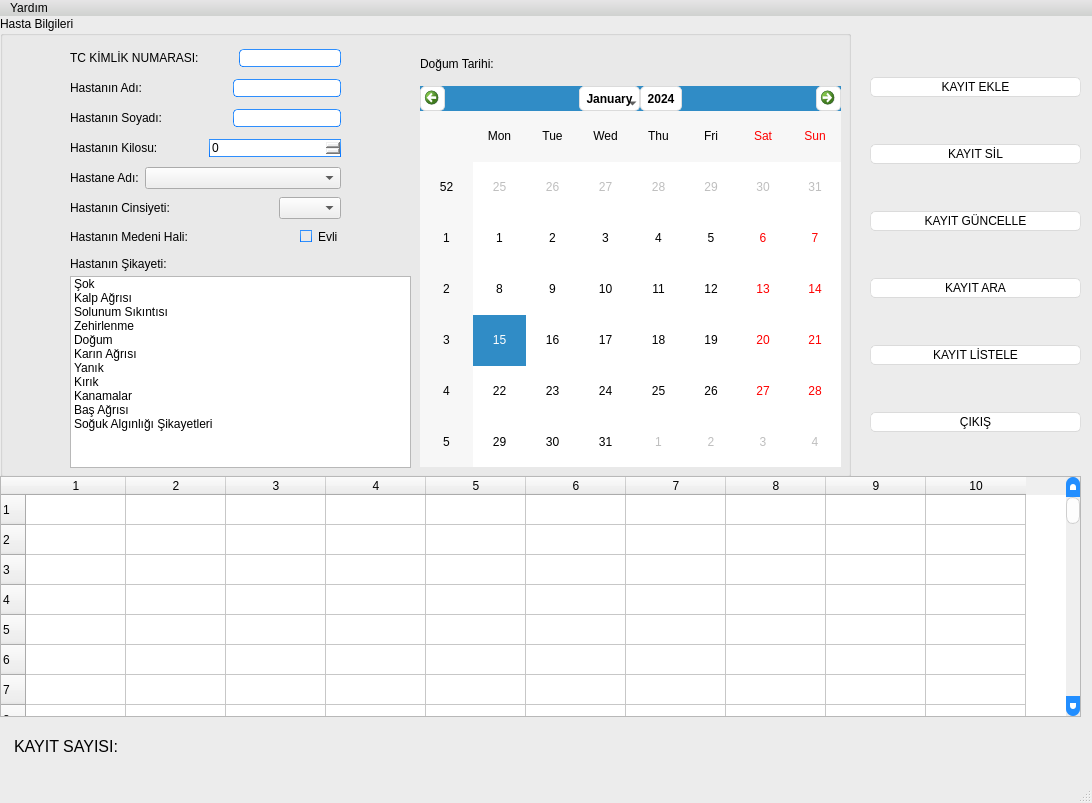
 <widget class="QMainWindow" name="MainWindow">
  <property name="geometry">
   <rect>
    <x>0</x>
    <y>0</y>
    <width>1092</width>
    <height>803</height>
   </rect>
  </property>
  <property name="windowTitle">
   <string>MainWindow</string>
  </property>
  <property name="styleSheet">
   <string notr="true">/*
Aqua Style Sheet for QT Applications
Author: Jaime A. Quiroga P.
Company: GTRONICK
Last updated: 22/01/2019, 07:55.
Available at: https://github.com/GTRONICK/QSS/blob/master/Aqua.qss
*/
QMainWindow {
	background-color:#ececec;
}
QTextEdit {
	border-width: 1px;
	border-style: solid;
	border-color: qlineargradient(spread:pad, x1:0.5, y1:1, x2:0.5, y2:0, stop:0 rgba(0, 113, 255, 255), stop:1 rgba(91, 171, 252, 255));
}
QPlainTextEdit {
	border-width: 1px;
	border-style: solid;
	border-color: qlineargradient(spread:pad, x1:0.5, y1:1, x2:0.5, y2:0, stop:0 rgba(0, 113, 255, 255), stop:1 rgba(91, 171, 252, 255));
}
QToolButton {
	border-style: solid;
	border-top-color: qlineargradient(spread:pad, x1:0.5, y1:1, x2:0.5, y2:0, stop:0 rgb(215, 215, 215), stop:1 rgb(222, 222, 222));
	border-right-color: qlineargradient(spread:pad, x1:0, y1:0.5, x2:1, y2:0.5, stop:0 rgb(217, 217, 217), stop:1 rgb(227, 227, 227));
	border-left-color: qlineargradient(spread:pad, x1:0, y1:0.5, x2:1, y2:0.5, stop:0 rgb(227, 227, 227), stop:1 rgb(217, 217, 217));
	border-bottom-color: qlineargradient(spread:pad, x1:0.5, y1:1, x2:0.5, y2:0, stop:0 rgb(215, 215, 215), stop:1 rgb(222, 222, 222));
	border-width: 1px;
	border-radius: 5px;
	color: rgb(0,0,0);
	padding: 2px;
	background-color: rgb(255,255,255);
}
QToolButton:hover{
	border-style: solid;
	border-top-color: qlineargradient(spread:pad, x1:0.5, y1:1, x2:0.5, y2:0, stop:0 rgb(195, 195, 195), stop:1 rgb(222, 222, 222));
	border-right-color: qlineargradient(spread:pad, x1:0, y1:0.5, x2:1, y2:0.5, stop:0 rgb(197, 197, 197), stop:1 rgb(227, 227, 227));
	border-left-color: qlineargradient(spread:pad, x1:0, y1:0.5, x2:1, y2:0.5, stop:0 rgb(227, 227, 227), stop:1 rgb(197, 197, 197));
	border-bottom-color: qlineargradient(spread:pad, x1:0.5, y1:1, x2:0.5, y2:0, stop:0 rgb(195, 195, 195), stop:1 rgb(222, 222, 222));
	border-width: 1px;
	border-radius: 5px;
	color: rgb(0,0,0);
	padding: 2px;
	background-color: rgb(255,255,255);
}
QToolButton:pressed{
	border-style: solid;
	border-top-color: qlineargradient(spread:pad, x1:0.5, y1:1, x2:0.5, y2:0, stop:0 rgb(215, 215, 215), stop:1 rgb(222, 222, 222));
	border-right-color: qlineargradient(spread:pad, x1:0, y1:0.5, x2:1, y2:0.5, stop:0 rgb(217, 217, 217), stop:1 rgb(227, 227, 227));
	border-left-color: qlineargradient(spread:pad, x1:0, y1:0.5, x2:1, y2:0.5, stop:0 rgb(227, 227, 227), stop:1 rgb(217, 217, 217));
	border-bottom-color: qlineargradient(spread:pad, x1:0.5, y1:1, x2:0.5, y2:0, stop:0 rgb(215, 215, 215), stop:1 rgb(222, 222, 222));
	border-width: 1px;
	border-radius: 5px;
	color: rgb(0,0,0);
	padding: 2px;
	background-color: rgb(142,142,142);
}
QPushButton{
	border-style: solid;
	border-top-color: qlineargradient(spread:pad, x1:0.5, y1:1, x2:0.5, y2:0, stop:0 rgb(215, 215, 215), stop:1 rgb(222, 222, 222));
	border-right-color: qlineargradient(spread:pad, x1:0, y1:0.5, x2:1, y2:0.5, stop:0 rgb(217, 217, 217), stop:1 rgb(227, 227, 227));
	border-left-color: qlineargradient(spread:pad, x1:0, y1:0.5, x2:1, y2:0.5, stop:0 rgb(227, 227, 227), stop:1 rgb(217, 217, 217));
	border-bottom-color: qlineargradient(spread:pad, x1:0.5, y1:1, x2:0.5, y2:0, stop:0 rgb(215, 215, 215), stop:1 rgb(222, 222, 222));
	border-width: 1px;
	border-radius: 5px;
	color: rgb(0,0,0);
	padding: 2px;
	background-color: rgb(255,255,255);
}
QPushButton::default{
	border-style: solid;
	border-top-color: qlineargradient(spread:pad, x1:0.5, y1:1, x2:0.5, y2:0, stop:0 rgb(215, 215, 215), stop:1 rgb(222, 222, 222));
	border-right-color: qlineargradient(spread:pad, x1:0, y1:0.5, x2:1, y2:0.5, stop:0 rgb(217, 217, 217), stop:1 rgb(227, 227, 227));
	border-left-color: qlineargradient(spread:pad, x1:0, y1:0.5, x2:1, y2:0.5, stop:0 rgb(227, 227, 227), stop:1 rgb(217, 217, 217));
	border-bottom-color: qlineargradient(spread:pad, x1:0.5, y1:1, x2:0.5, y2:0, stop:0 rgb(215, 215, 215), stop:1 rgb(222, 222, 222));
	border-width: 1px;
	border-radius: 5px;
	color: rgb(0,0,0);
	padding: 2px;
	background-color: rgb(255,255,255);
}
QPushButton:hover{
	border-style: solid;
	border-top-color: qlineargradient(spread:pad, x1:0.5, y1:1, x2:0.5, y2:0, stop:0 rgb(195, 195, 195), stop:1 rgb(222, 222, 222));
	border-right-color: qlineargradient(spread:pad, x1:0, y1:0.5, x2:1, y2:0.5, stop:0 rgb(197, 197, 197), stop:1 rgb(227, 227, 227));
	border-left-color: qlineargradient(spread:pad, x1:0, y1:0.5, x2:1, y2:0.5, stop:0 rgb(227, 227, 227), stop:1 rgb(197, 197, 197));
	border-bottom-color: qlineargradient(spread:pad, x1:0.5, y1:1, x2:0.5, y2:0, stop:0 rgb(195, 195, 195), stop:1 rgb(222, 222, 222));
	border-width: 1px;
	border-radius: 5px;
	color: rgb(0,0,0);
	padding: 2px;
	background-color: rgb(255,255,255);
}
QPushButton:pressed{
	border-style: solid;
	border-top-color: qlineargradient(spread:pad, x1:0.5, y1:1, x2:0.5, y2:0, stop:0 rgb(215, 215, 215), stop:1 rgb(222, 222, 222));
	border-right-color: qlineargradient(spread:pad, x1:0, y1:0.5, x2:1, y2:0.5, stop:0 rgb(217, 217, 217), stop:1 rgb(227, 227, 227));
	border-left-color: qlineargradient(spread:pad, x1:0, y1:0.5, x2:1, y2:0.5, stop:0 rgb(227, 227, 227), stop:1 rgb(217, 217, 217));
	border-bottom-color: qlineargradient(spread:pad, x1:0.5, y1:1, x2:0.5, y2:0, stop:0 rgb(215, 215, 215), stop:1 rgb(222, 222, 222));
	border-width: 1px;
	border-radius: 5px;
	color: rgb(0,0,0);
	padding: 2px;
	background-color: rgb(142,142,142);
}
QPushButton:disabled{
	border-style: solid;
	border-top-color: qlineargradient(spread:pad, x1:0.5, y1:1, x2:0.5, y2:0, stop:0 rgb(215, 215, 215), stop:1 rgb(222, 222, 222));
	border-right-color: qlineargradient(spread:pad, x1:0, y1:0.5, x2:1, y2:0.5, stop:0 rgb(217, 217, 217), stop:1 rgb(227, 227, 227));
	border-left-color: qlineargradient(spread:pad, x1:0, y1:0.5, x2:1, y2:0.5, stop:0 rgb(227, 227, 227), stop:1 rgb(217, 217, 217));
	border-bottom-color: qlineargradient(spread:pad, x1:0.5, y1:1, x2:0.5, y2:0, stop:0 rgb(215, 215, 215), stop:1 rgb(222, 222, 222));
	border-width: 1px;
	border-radius: 5px;
	color: #808086;
	padding: 2px;
	background-color: rgb(142,142,142);
}
QLineEdit {
	border-width: 1px; border-radius: 4px;
	border-style: solid;
	border-color: qlineargradient(spread:pad, x1:0.5, y1:1, x2:0.5, y2:0, stop:0 rgba(0, 113, 255, 255), stop:1 rgba(91, 171, 252, 255));
}
QLabel {
	color: #000000;
}
QLCDNumber {
	color: rgb(0, 113, 255, 255);
}
QProgressBar {
	text-align: center;
	color: rgb(240, 240, 240);
	border-width: 1px; 
	border-radius: 10px;
	border-color: rgb(230, 230, 230);
	border-style: solid;
	background-color:rgb(207,207,207);
}
QProgressBar::chunk {
	background-color: qlineargradient(spread:pad, x1:0.5, y1:1, x2:0.5, y2:0, stop:0 rgba(49, 147, 250, 255), stop:1 rgba(34, 142, 255, 255));
	border-radius: 10px;
}
QMenuBar {
	background-color: qlineargradient(spread:pad, x1:0.5, y1:1, x2:0.5, y2:0, stop:0 rgba(207, 209, 207, 255), stop:1 rgba(230, 229, 230, 255));
}
QMenuBar::item {
	color: #000000;
  	spacing: 3px;
  	padding: 1px 4px;
	background-color: qlineargradient(spread:pad, x1:0.5, y1:1, x2:0.5, y2:0, stop:0 rgba(207, 209, 207, 255), stop:1 rgba(230, 229, 230, 255));
}

QMenuBar::item:selected {
  	background-color: qlineargradient(spread:pad, x1:0.5, y1:1, x2:0.5, y2:0, stop:0 rgba(0, 113, 255, 255), stop:1 rgba(91, 171, 252, 255));
	color: #FFFFFF;
}
QMenu::item:selected {
	border-style: solid;
	border-top-color: transparent;
	border-right-color: transparent;
	border-left-color: qlineargradient(spread:pad, x1:0.5, y1:1, x2:0.5, y2:0, stop:0 rgba(0, 113, 255, 255), stop:1 rgba(91, 171, 252, 255));
	border-bottom-color: transparent;
	border-left-width: 2px;
	color: #000000;
	padding-left:15px;
	padding-top:4px;
	padding-bottom:4px;
	padding-right:7px;
}
QMenu::item {
	border-style: solid;
	border-top-color: transparent;
	border-right-color: transparent;
	border-left-color: transparent;
	border-bottom-color: transparent;
	border-bottom-width: 1px;
	color: #000000;
	padding-left:17px;
	padding-top:4px;
	padding-bottom:4px;
	padding-right:7px;
}
QTabWidget {
	color:rgb(0,0,0);
	background-color:#000000;
}
QTabWidget::pane {
		border-color: rgb(223,223,223);
		background-color:rgb(226,226,226);
		border-style: solid;
		border-width: 2px;
    	border-radius: 6px;
}
QTabBar::tab:first {
	border-style: solid;
	border-left-width:1px;
	border-right-width:0px;
	border-top-width:1px;
	border-bottom-width:1px;
	border-top-color: rgb(209,209,209);
	border-left-color: qlineargradient(spread:pad, x1:0.5, y1:1, x2:0.5, y2:0, stop:0 rgba(209, 209, 209, 209), stop:1 rgba(229, 229, 229, 229));
	border-bottom-color: rgb(229,229,229);
	border-top-left-radius: 4px;
	border-bottom-left-radius: 4px;
	color: #000000;
	padding: 3px;
	margin-left:0px;
	background-color: qlineargradient(spread:pad, x1:0.5, y1:1, x2:0.5, y2:0, stop:0 rgba(247, 247, 247, 255), stop:1 rgba(255, 255, 255, 255));
}
QTabBar::tab:last {
	border-style: solid;
	border-width:1px;
	border-top-color: rgb(209,209,209);
	border-left-color: qlineargradient(spread:pad, x1:0.5, y1:1, x2:0.5, y2:0, stop:0 rgba(209, 209, 209, 209), stop:1 rgba(229, 229, 229, 229));
	border-right-color: qlineargradient(spread:pad, x1:0.5, y1:1, x2:0.5, y2:0, stop:0 rgba(209, 209, 209, 209), stop:1 rgba(229, 229, 229, 229));
	border-bottom-color: rgb(229,229,229);
	border-top-right-radius: 4px;
	border-bottom-right-radius: 4px;
	color: #000000;
	padding: 3px;
	margin-left:0px;
	background-color: qlineargradient(spread:pad, x1:0.5, y1:1, x2:0.5, y2:0, stop:0 rgba(247, 247, 247, 255), stop:1 rgba(255, 255, 255, 255));
}
QTabBar::tab {
	border-style: solid;
	border-top-width:1px;
	border-bottom-width:1px;
	border-left-width:1px;
	border-top-color: rgb(209,209,209);
	border-left-color: qlineargradient(spread:pad, x1:0.5, y1:1, x2:0.5, y2:0, stop:0 rgba(209, 209, 209, 209), stop:1 rgba(229, 229, 229, 229));
	border-bottom-color: rgb(229,229,229);
	color: #000000;
	padding: 3px;
	margin-left:0px;
	background-color: qlineargradient(spread:pad, x1:0.5, y1:1, x2:0.5, y2:0, stop:0 rgba(247, 247, 247, 255), stop:1 rgba(255, 255, 255, 255));
}
QTabBar::tab:selected, QTabBar::tab:last:selected, QTabBar::tab:hover {
  	border-style: solid;
  	border-left-width:1px;
	border-right-color: transparent;
	border-top-color: rgb(209,209,209);
	border-left-color: qlineargradient(spread:pad, x1:0.5, y1:1, x2:0.5, y2:0, stop:0 rgba(209, 209, 209, 209), stop:1 rgba(229, 229, 229, 229));
	border-bottom-color: rgb(229,229,229);
	color: #FFFFFF;
	padding: 3px;
	margin-left:0px;
	background-color: qlineargradient(spread:pad, x1:0.5, y1:1, x2:0.5, y2:0, stop:0 rgba(0, 113, 255, 255), stop:1 rgba(91, 171, 252, 255));
}

QTabBar::tab:selected, QTabBar::tab:first:selected, QTabBar::tab:hover {
  	border-style: solid;
  	border-left-width:1px;
  	border-bottom-width:1px;
  	border-top-width:1px;
	border-right-color: transparent;
	border-top-color: rgb(209,209,209);
	border-left-color: qlineargradient(spread:pad, x1:0.5, y1:1, x2:0.5, y2:0, stop:0 rgba(209, 209, 209, 209), stop:1 rgba(229, 229, 229, 229));
	border-bottom-color: rgb(229,229,229);
	color: #FFFFFF;
	padding: 3px;
	margin-left:0px;
	background-color: qlineargradient(spread:pad, x1:0.5, y1:1, x2:0.5, y2:0, stop:0 rgba(0, 113, 255, 255), stop:1 rgba(91, 171, 252, 255));
}

QCheckBox {
	color: #000000;
	padding: 2px;
}
QCheckBox:disabled {
	color: #808086;
	padding: 2px;
}

QCheckBox:hover {
	border-radius:4px;
	border-style:solid;
	padding-left: 1px;
	padding-right: 1px;
	padding-bottom: 1px;
	padding-top: 1px;
	border-width:1px;
	border-color: transparent;
}
QCheckBox::indicator:checked {

	height: 10px;
	width: 10px;
	border-style:solid;
	border-width: 1px;
	border-color: qlineargradient(spread:pad, x1:0.5, y1:1, x2:0.5, y2:0, stop:0 rgba(0, 113, 255, 255), stop:1 rgba(91, 171, 252, 255));
	color: #000000;
	background-color: qlineargradient(spread:pad, x1:0.5, y1:1, x2:0.5, y2:0, stop:0 rgba(0, 113, 255, 255), stop:1 rgba(91, 171, 252, 255));
}
QCheckBox::indicator:unchecked {

	height: 10px;
	width: 10px;
	border-style:solid;
	border-width: 1px;
	border-color: qlineargradient(spread:pad, x1:0.5, y1:1, x2:0.5, y2:0, stop:0 rgba(0, 113, 255, 255), stop:1 rgba(91, 171, 252, 255));
	color: #000000;
}
QRadioButton {
	color: 000000;
	padding: 1px;
}
QRadioButton::indicator:checked {
	height: 10px;
	width: 10px;
	border-style:solid;
	border-radius:5px;
	border-width: 1px;
	border-color: qlineargradient(spread:pad, x1:0.5, y1:1, x2:0.5, y2:0, stop:0 rgba(0, 113, 255, 255), stop:1 rgba(91, 171, 252, 255));
	color: #a9b7c6;
	background-color: qlineargradient(spread:pad, x1:0.5, y1:1, x2:0.5, y2:0, stop:0 rgba(0, 113, 255, 255), stop:1 rgba(91, 171, 252, 255));
}
QRadioButton::indicator:!checked {
	height: 10px;
	width: 10px;
	border-style:solid;
	border-radius:5px;
	border-width: 1px;
	border-color: qlineargradient(spread:pad, x1:0.5, y1:1, x2:0.5, y2:0, stop:0 rgba(0, 113, 255, 255), stop:1 rgba(91, 171, 252, 255));
	color: #a9b7c6;
	background-color: transparent;
}
QStatusBar {
	color:#027f7f;
}
QSpinBox {
	border-style: solid;
	border-width: 1px;
	border-color: qlineargradient(spread:pad, x1:0.5, y1:1, x2:0.5, y2:0, stop:0 rgba(0, 113, 255, 255), stop:1 rgba(91, 171, 252, 255));
}
QDoubleSpinBox {
	border-style: solid;
	border-width: 1px;
	border-color: qlineargradient(spread:pad, x1:0.5, y1:1, x2:0.5, y2:0, stop:0 rgba(0, 113, 255, 255), stop:1 rgba(91, 171, 252, 255));
}
QTimeEdit {
	border-style: solid;
	border-width: 1px;
	border-color: qlineargradient(spread:pad, x1:0.5, y1:1, x2:0.5, y2:0, stop:0 rgba(0, 113, 255, 255), stop:1 rgba(91, 171, 252, 255));
}
QDateTimeEdit {
	border-style: solid;
	border-width: 1px;
	border-color: qlineargradient(spread:pad, x1:0.5, y1:1, x2:0.5, y2:0, stop:0 rgba(0, 113, 255, 255), stop:1 rgba(91, 171, 252, 255));
}
QDateEdit {
	border-style: solid;
	border-width: 1px;
	border-color: qlineargradient(spread:pad, x1:0.5, y1:1, x2:0.5, y2:0, stop:0 rgba(0, 113, 255, 255), stop:1 rgba(91, 171, 252, 255));
}

QToolBox {
	color: #a9b7c6;
	background-color:#000000;
}
QToolBox::tab {
	color: #a9b7c6;
	background-color:#000000;
}
QToolBox::tab:selected {
	color: #FFFFFF;
	background-color:#000000;
}
QScrollArea {
	color: #FFFFFF;
	background-color:#000000;
}
QSlider::groove:horizontal {
	height: 5px;
	background-color: qlineargradient(spread:pad, x1:0.5, y1:1, x2:0.5, y2:0, stop:0 rgba(49, 147, 250, 255), stop:1 rgba(34, 142, 255, 255));
}
QSlider::groove:vertical {
	width: 5px;
	background-color: qlineargradient(spread:pad, x1:0.5, y1:1, x2:0.5, y2:0, stop:0 rgba(49, 147, 250, 255), stop:1 rgba(34, 142, 255, 255));
}
QSlider::handle:horizontal {
	background: rgb(253,253,253);
	border-style: solid;
	border-width: 1px;
	border-color: rgb(207,207,207);
	width: 12px;
	margin: -5px 0;
	border-radius: 7px;
}
QSlider::handle:vertical {
	background: rgb(253,253,253);
	border-style: solid;
	border-width: 1px;
	border-color: rgb(207,207,207);
	height: 12px;
	margin: 0 -5px;
	border-radius: 7px;
}
QSlider::add-page:horizontal {
    background: rgb(181,181,181);
}
QSlider::add-page:vertical {
    background: rgb(181,181,181);
}
QSlider::sub-page:horizontal {
    background-color: qlineargradient(spread:pad, x1:0.5, y1:1, x2:0.5, y2:0, stop:0 rgba(49, 147, 250, 255), stop:1 rgba(34, 142, 255, 255));
}
QSlider::sub-page:vertical {
    background-color: qlineargradient(spread:pad, y1:0.5, x1:1, y2:0.5, x2:0, stop:0 rgba(49, 147, 250, 255), stop:1 rgba(34, 142, 255, 255));
}
QScrollBar:horizontal {
	max-height: 20px;
	border: 1px transparent grey;
	margin: 0px 20px 0px 20px;
}
QScrollBar:vertical {
	max-width: 20px;
	border: 1px transparent grey;
	margin: 20px 0px 20px 0px;
}
QScrollBar::handle:horizontal {
	background: rgb(253,253,253);
	border-style: solid;
	border-width: 1px;
	border-color: rgb(207,207,207);
	border-radius: 7px;
	min-width: 25px;
}
QScrollBar::handle:horizontal:hover {
	background: rgb(253,253,253);
	border-style: solid;
	border-width: 1px;
	border-color: rgb(147, 200, 200);
	border-radius: 7px;
	min-width: 25px;
}
QScrollBar::handle:vertical {
	background: rgb(253,253,253);
	border-style: solid;
	border-width: 1px;
	border-color: rgb(207,207,207);
	border-radius: 7px;
	min-height: 25px;
}
QScrollBar::handle:vertical:hover {
	background: rgb(253,253,253);
	border-style: solid;
	border-width: 1px;
	border-color: rgb(147, 200, 200);
	border-radius: 7px;
	min-height: 25px;
}
QScrollBar::add-line:horizontal {
   border: 2px transparent grey;
   border-top-right-radius: 7px;
   border-bottom-right-radius: 7px;
   background: rgba(34, 142, 255, 255);
   width: 20px;
   subcontrol-position: right;
   subcontrol-origin: margin;
}
QScrollBar::add-line:horizontal:pressed {
   border: 2px transparent grey;
   border-top-right-radius: 7px;
   border-bottom-right-radius: 7px;
   background: rgb(181,181,181);
   width: 20px;
   subcontrol-position: right;
   subcontrol-origin: margin;
}
QScrollBar::add-line:vertical {
   border: 2px transparent grey;
   border-bottom-left-radius: 7px;
   border-bottom-right-radius: 7px;
   background: rgba(34, 142, 255, 255);
   height: 20px;
   subcontrol-position: bottom;
   subcontrol-origin: margin;
}
QScrollBar::add-line:vertical:pressed {
   border: 2px transparent grey;
   border-bottom-left-radius: 7px;
   border-bottom-right-radius: 7px;
   background: rgb(181,181,181);
   height: 20px;
   subcontrol-position: bottom;
   subcontrol-origin: margin;
}
QScrollBar::sub-line:horizontal {
   border: 2px transparent grey;
   border-top-left-radius: 7px;
   border-bottom-left-radius: 7px;
   background: rgba(34, 142, 255, 255);
   width: 20px;
   subcontrol-position: left;
   subcontrol-origin: margin;
}
QScrollBar::sub-line:horizontal:pressed {
   border: 2px transparent grey;
   border-top-left-radius: 7px;
   border-bottom-left-radius: 7px;
   background: rgb(181,181,181);
   width: 20px;
   subcontrol-position: left;
   subcontrol-origin: margin;
}
QScrollBar::sub-line:vertical {
   border: 2px transparent grey;
   border-top-left-radius: 7px;
   border-top-right-radius: 7px;
   background: rgba(34, 142, 255, 255);
   height: 20px;
   subcontrol-position: top;
   subcontrol-origin: margin;
}
QScrollBar::sub-line:vertical:pressed {
   border: 2px transparent grey;
   border-top-left-radius: 7px;
   border-top-right-radius: 7px;
   background: rgb(181,181,181);
   height: 20px;
   subcontrol-position: top;
   subcontrol-origin: margin;
}
QScrollBar::left-arrow:horizontal {
   border: 1px transparent grey;
   border-top-left-radius: 3px;
   border-bottom-left-radius: 3px;
   width: 6px;
   height: 6px;
   background: white;
}
QScrollBar::right-arrow:horizontal {
   border: 1px transparent grey;
   border-top-right-radius: 3px;
   border-bottom-right-radius: 3px;
   width: 6px;
   height: 6px;
   background: white;
}
QScrollBar::up-arrow:vertical {
   border: 1px transparent grey;
   border-top-left-radius: 3px;
   border-top-right-radius: 3px;
   width: 6px;
   height: 6px;
   background: white;
}
QScrollBar::down-arrow:vertical {
   border: 1px transparent grey;
   border-bottom-left-radius: 3px;
   border-bottom-right-radius: 3px;
   width: 6px;
   height: 6px;
   background: white;
}
QScrollBar::add-page:horizontal, QScrollBar::sub-page:horizontal {
   background: none;
}
QScrollBar::add-page:vertical, QScrollBar::sub-page:vertical {
   background: none;
}</string>
  </property>
  <widget class="QWidget" name="centralwidget">
   <widget class="QGroupBox" name="groupBox">
    <property name="geometry">
     <rect>
      <x>0</x>
      <y>0</y>
      <width>851</width>
      <height>461</height>
     </rect>
    </property>
    <property name="title">
     <string>Hasta Bilgileri</string>
    </property>
    <widget class="QListWidget" name="lswSikayet">
     <property name="geometry">
      <rect>
       <x>70</x>
       <y>260</y>
       <width>341</width>
       <height>192</height>
      </rect>
     </property>
     <item>
      <property name="text">
       <string>Şok</string>
      </property>
     </item>
     <item>
      <property name="text">
       <string>Kalp Ağrısı</string>
      </property>
     </item>
     <item>
      <property name="text">
       <string>Solunum Sıkıntısı</string>
      </property>
     </item>
     <item>
      <property name="text">
       <string>Zehirlenme</string>
      </property>
     </item>
     <item>
      <property name="text">
       <string>Doğum</string>
      </property>
     </item>
     <item>
      <property name="text">
       <string>Karın Ağrısı</string>
      </property>
     </item>
     <item>
      <property name="text">
       <string>Yanık</string>
      </property>
     </item>
     <item>
      <property name="text">
       <string>Kırık</string>
      </property>
     </item>
     <item>
      <property name="text">
       <string>Kanamalar</string>
      </property>
     </item>
     <item>
      <property name="text">
       <string>Baş Ağrısı</string>
      </property>
     </item>
     <item>
      <property name="text">
       <string>Soğuk Algınlığı Şikayetleri</string>
      </property>
     </item>
    </widget>
    <widget class="QWidget" name="layoutWidget">
     <property name="geometry">
      <rect>
       <x>70</x>
       <y>180</y>
       <width>271</width>
       <height>24</height>
      </rect>
     </property>
     <layout class="QHBoxLayout" name="horizontalLayout_6">
      <item>
       <widget class="QLabel" name="label_7">
        <property name="text">
         <string>Hastanın Cinsiyeti:</string>
        </property>
       </widget>
      </item>
      <item>
       <spacer name="horizontalSpacer_2">
        <property name="orientation">
         <enum>Qt::Horizontal</enum>
        </property>
        <property name="sizeHint" stdset="0">
         <size>
          <width>40</width>
          <height>20</height>
         </size>
        </property>
       </spacer>
      </item>
      <item>
       <widget class="QComboBox" name="cmbCinsiyet">
        <property name="currentIndex">
         <number>-1</number>
        </property>
        <item>
         <property name="text">
          <string>Erkek</string>
         </property>
        </item>
        <item>
         <property name="text">
          <string>Kadın</string>
         </property>
        </item>
       </widget>
      </item>
     </layout>
    </widget>
    <widget class="QWidget" name="layoutWidget">
     <property name="geometry">
      <rect>
       <x>70</x>
       <y>60</y>
       <width>271</width>
       <height>24</height>
      </rect>
     </property>
     <layout class="QHBoxLayout" name="horizontalLayout_2">
      <item>
       <widget class="QLabel" name="label_2">
        <property name="text">
         <string>Hastanın Adı:</string>
        </property>
       </widget>
      </item>
      <item>
       <spacer name="horizontalSpacer_5">
        <property name="orientation">
         <enum>Qt::Horizontal</enum>
        </property>
        <property name="sizeHint" stdset="0">
         <size>
          <width>40</width>
          <height>20</height>
         </size>
        </property>
       </spacer>
      </item>
      <item>
       <widget class="QLineEdit" name="lneAd"/>
      </item>
     </layout>
    </widget>
    <widget class="QLabel" name="label_5">
     <property name="geometry">
      <rect>
       <x>70</x>
       <y>240</y>
       <width>111</width>
       <height>16</height>
      </rect>
     </property>
     <property name="text">
      <string>Hastanın Şikayeti:</string>
     </property>
    </widget>
    <widget class="QWidget" name="layoutWidget">
     <property name="geometry">
      <rect>
       <x>70</x>
       <y>30</y>
       <width>271</width>
       <height>24</height>
      </rect>
     </property>
     <layout class="QHBoxLayout" name="horizontalLayout">
      <item>
       <widget class="QLabel" name="label">
        <property name="text">
         <string>TC KİMLİK NUMARASI:</string>
        </property>
       </widget>
      </item>
      <item>
       <spacer name="horizontalSpacer_6">
        <property name="orientation">
         <enum>Qt::Horizontal</enum>
        </property>
        <property name="sizeHint" stdset="0">
         <size>
          <width>40</width>
          <height>20</height>
         </size>
        </property>
       </spacer>
      </item>
      <item>
       <widget class="QLineEdit" name="lneTC"/>
      </item>
     </layout>
    </widget>
    <widget class="QWidget" name="layoutWidget">
     <property name="geometry">
      <rect>
       <x>70</x>
       <y>90</y>
       <width>271</width>
       <height>24</height>
      </rect>
     </property>
     <layout class="QHBoxLayout" name="horizontalLayout_3">
      <item>
       <widget class="QLabel" name="label_3">
        <property name="text">
         <string>Hastanın Soyadı:</string>
        </property>
       </widget>
      </item>
      <item>
       <spacer name="horizontalSpacer_4">
        <property name="orientation">
         <enum>Qt::Horizontal</enum>
        </property>
        <property name="sizeHint" stdset="0">
         <size>
          <width>40</width>
          <height>20</height>
         </size>
        </property>
       </spacer>
      </item>
      <item>
       <widget class="QLineEdit" name="lneSoyad"/>
      </item>
     </layout>
    </widget>
    <widget class="QWidget" name="layoutWidget">
     <property name="geometry">
      <rect>
       <x>70</x>
       <y>120</y>
       <width>271</width>
       <height>24</height>
      </rect>
     </property>
     <layout class="QHBoxLayout" name="horizontalLayout_4">
      <item>
       <widget class="QLabel" name="label_6">
        <property name="text">
         <string>Hastanın Kilosu:</string>
        </property>
       </widget>
      </item>
      <item>
       <widget class="QSpinBox" name="spnKilo"/>
      </item>
     </layout>
    </widget>
    <widget class="QLabel" name="label_9">
     <property name="geometry">
      <rect>
       <x>420</x>
       <y>40</y>
       <width>91</width>
       <height>16</height>
      </rect>
     </property>
     <property name="text">
      <string>Doğum Tarihi:</string>
     </property>
    </widget>
    <widget class="QCalendarWidget" name="clwDgTarihi">
     <property name="geometry">
      <rect>
       <x>420</x>
       <y>70</y>
       <width>421</width>
       <height>381</height>
      </rect>
     </property>
    </widget>
    <widget class="QWidget" name="layoutWidget">
     <property name="geometry">
      <rect>
       <x>70</x>
       <y>210</y>
       <width>271</width>
       <height>22</height>
      </rect>
     </property>
     <layout class="QHBoxLayout" name="horizontalLayout_7">
      <item>
       <widget class="QLabel" name="label_8">
        <property name="text">
         <string>Hastanın Medeni Hali:</string>
        </property>
       </widget>
      </item>
      <item>
       <spacer name="horizontalSpacer">
        <property name="orientation">
         <enum>Qt::Horizontal</enum>
        </property>
        <property name="sizeHint" stdset="0">
         <size>
          <width>40</width>
          <height>20</height>
         </size>
        </property>
       </spacer>
      </item>
      <item>
       <widget class="QCheckBox" name="cbxMedeniHal">
        <property name="text">
         <string>Evli</string>
        </property>
       </widget>
      </item>
     </layout>
    </widget>
    <widget class="QWidget" name="layoutWidget">
     <property name="geometry">
      <rect>
       <x>70</x>
       <y>150</y>
       <width>271</width>
       <height>24</height>
      </rect>
     </property>
     <layout class="QHBoxLayout" name="horizontalLayout_5">
      <item>
       <widget class="QLabel" name="label_4">
        <property name="text">
         <string>Hastane Adı:</string>
        </property>
       </widget>
      </item>
      <item>
       <widget class="QComboBox" name="cmbHastaneAdi">
        <property name="currentIndex">
         <number>-1</number>
        </property>
        <item>
         <property name="text">
          <string>Aşkale Devlet Hastanesi</string>
         </property>
        </item>
        <item>
         <property name="text">
          <string>Erzurum Bölge Eğitim Araştırma Hastanesi</string>
         </property>
        </item>
        <item>
         <property name="text">
          <string>Mareşal Çakmak Devlet Hastanesi</string>
         </property>
        </item>
        <item>
         <property name="text">
          <string>Ataturk Üniversitesi Sağlık Hastanesi</string>
         </property>
        </item>
        <item>
         <property name="text">
          <string>Aziziye Kadın Doğum ve Çocuk Hastalıkları Hastanesi</string>
         </property>
        </item>
        <item>
         <property name="text">
          <string>Erzurum Palandöken Devlet Hastanesi</string>
         </property>
        </item>
        <item>
         <property name="text">
          <string>Özel Buhara Hastanesi</string>
         </property>
        </item>
        <item>
         <property name="text">
          <string>Horasan Devlet Hastanesi</string>
         </property>
        </item>
       </widget>
      </item>
     </layout>
    </widget>
   </widget>
   <widget class="QTableWidget" name="tblwListe">
    <property name="geometry">
     <rect>
      <x>0</x>
      <y>460</y>
      <width>1081</width>
      <height>241</height>
     </rect>
    </property>
    <property name="rowCount">
     <number>100</number>
    </property>
    <property name="columnCount">
     <number>10</number>
    </property>
    <row/>
    <row/>
    <row/>
    <row/>
    <row/>
    <row/>
    <row/>
    <row/>
    <row/>
    <row/>
    <row/>
    <row/>
    <row/>
    <row/>
    <row/>
    <row/>
    <row/>
    <row/>
    <row/>
    <row/>
    <row/>
    <row/>
    <row/>
    <row/>
    <row/>
    <row/>
    <row/>
    <row/>
    <row/>
    <row/>
    <row/>
    <row/>
    <row/>
    <row/>
    <row/>
    <row/>
    <row/>
    <row/>
    <row/>
    <row/>
    <row/>
    <row/>
    <row/>
    <row/>
    <row/>
    <row/>
    <row/>
    <row/>
    <row/>
    <row/>
    <row/>
    <row/>
    <row/>
    <row/>
    <row/>
    <row/>
    <row/>
    <row/>
    <row/>
    <row/>
    <row/>
    <row/>
    <row/>
    <row/>
    <row/>
    <row/>
    <row/>
    <row/>
    <row/>
    <row/>
    <row/>
    <row/>
    <row/>
    <row/>
    <row/>
    <row/>
    <row/>
    <row/>
    <row/>
    <row/>
    <row/>
    <row/>
    <row/>
    <row/>
    <row/>
    <row/>
    <row/>
    <row/>
    <row/>
    <row/>
    <row/>
    <row/>
    <row/>
    <row/>
    <row/>
    <row/>
    <row/>
    <row/>
    <row/>
    <row/>
    <column/>
    <column/>
    <column/>
    <column/>
    <column/>
    <column/>
    <column/>
    <column/>
    <column/>
    <column/>
   </widget>
   <widget class="QLabel" name="label_10">
    <property name="geometry">
     <rect>
      <x>14</x>
      <y>710</y>
      <width>141</width>
      <height>41</height>
     </rect>
    </property>
    <property name="font">
     <font>
      <pointsize>12</pointsize>
     </font>
    </property>
    <property name="text">
     <string>KAYIT SAYISI:</string>
    </property>
   </widget>
   <widget class="QLabel" name="lblToplam">
    <property name="geometry">
     <rect>
      <x>180</x>
      <y>710</y>
      <width>141</width>
      <height>41</height>
     </rect>
    </property>
    <property name="font">
     <font>
      <pointsize>12</pointsize>
     </font>
    </property>
    <property name="text">
     <string/>
    </property>
   </widget>
   <widget class="QWidget" name="layoutWidget">
    <property name="geometry">
     <rect>
      <x>870</x>
      <y>20</y>
      <width>211</width>
      <height>441</height>
     </rect>
    </property>
    <layout class="QVBoxLayout" name="verticalLayout">
     <item>
      <widget class="QPushButton" name="btnEkle">
       <property name="text">
        <string>KAYIT EKLE</string>
       </property>
      </widget>
     </item>
     <item>
      <widget class="QPushButton" name="btnSil">
       <property name="text">
        <string>KAYIT SİL</string>
       </property>
      </widget>
     </item>
     <item>
      <widget class="QPushButton" name="btnGuncelle">
       <property name="text">
        <string>KAYIT GÜNCELLE</string>
       </property>
      </widget>
     </item>
     <item>
      <widget class="QPushButton" name="btnAra">
       <property name="text">
        <string>KAYIT ARA</string>
       </property>
      </widget>
     </item>
     <item>
      <widget class="QPushButton" name="btnListele">
       <property name="text">
        <string>KAYIT LİSTELE</string>
       </property>
      </widget>
     </item>
     <item>
      <widget class="QPushButton" name="btnCikis">
       <property name="text">
        <string>ÇIKIŞ</string>
       </property>
      </widget>
     </item>
    </layout>
   </widget>
  </widget>
  <widget class="QMenuBar" name="menubar">
   <property name="geometry">
    <rect>
     <x>0</x>
     <y>0</y>
     <width>1092</width>
     <height>23</height>
    </rect>
   </property>
   <widget class="QMenu" name="menuYard_m">
    <property name="title">
     <string>Yardım</string>
    </property>
    <addaction name="menuHakkinda"/>
   </widget>
   <addaction name="menuYard_m"/>
  </widget>
  <widget class="QStatusBar" name="statusbar"/>
  <action name="menuHakkinda">
   <property name="text">
    <string>Hakkında</string>
   </property>
  </action>
 </widget>
